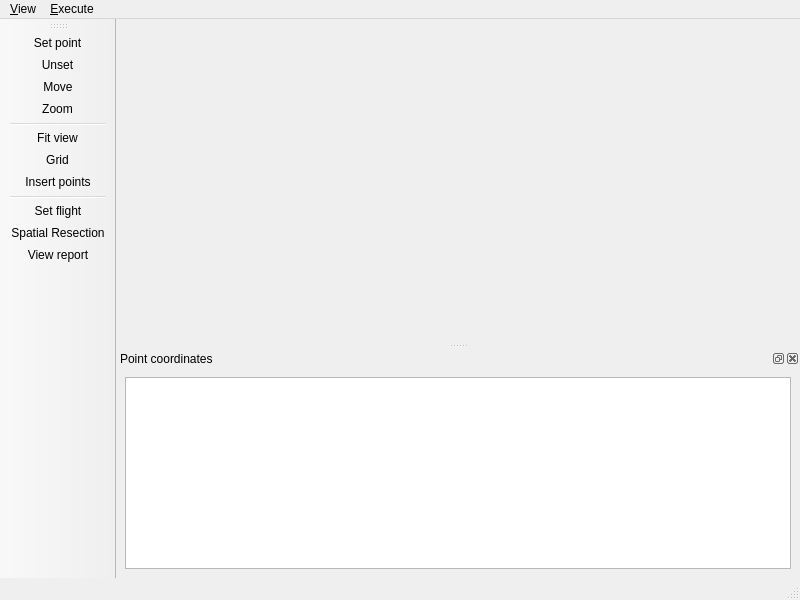
<?xml version="1.0" encoding="UTF-8"?>
<ui version="4.0">
 <class>SRMainWindow</class>
 <widget class="QMainWindow" name="SRMainWindow">
  <property name="geometry">
   <rect>
    <x>0</x>
    <y>0</y>
    <width>800</width>
    <height>600</height>
   </rect>
  </property>
  <property name="windowTitle">
   <string>Spatial Resection</string>
  </property>
  <property name="windowIcon">
   <iconset resource="../resource/resource.qrc">
    <normaloff>:/icon/WindowIcon.png</normaloff>:/icon/WindowIcon.png</iconset>
  </property>
  <widget class="QWidget" name="centralwidget"/>
  <widget class="QMenuBar" name="menubar">
   <property name="geometry">
    <rect>
     <x>0</x>
     <y>0</y>
     <width>800</width>
     <height>25</height>
    </rect>
   </property>
   <widget class="QMenu" name="menu_View">
    <property name="title">
     <string>&amp;View</string>
    </property>
    <addaction name="actionSet"/>
    <addaction name="actionMove"/>
    <addaction name="actionZoom"/>
    <addaction name="separator"/>
    <addaction name="actionFit"/>
    <addaction name="actionInsert_Points"/>
   </widget>
   <widget class="QMenu" name="menu_Execute">
    <property name="title">
     <string>&amp;Execute</string>
    </property>
    <addaction name="actionFlight"/>
    <addaction name="actionSpatialRessection"/>
    <addaction name="actionTable"/>
   </widget>
   <addaction name="menu_View"/>
   <addaction name="menu_Execute"/>
  </widget>
  <widget class="QStatusBar" name="statusbar"/>
  <widget class="QDockWidget" name="dockWidget">
   <property name="windowTitle">
    <string>Point coordinates</string>
   </property>
   <attribute name="dockWidgetArea">
    <number>8</number>
   </attribute>
   <widget class="QWidget" name="dockWidgetContents">
    <layout class="QGridLayout" name="gridLayout">
     <item row="0" column="0">
      <widget class="QTableView" name="table1"/>
     </item>
    </layout>
   </widget>
  </widget>
  <widget class="QToolBar" name="toolBar">
   <property name="windowTitle">
    <string>toolBar</string>
   </property>
   <attribute name="toolBarArea">
    <enum>LeftToolBarArea</enum>
   </attribute>
   <attribute name="toolBarBreak">
    <bool>false</bool>
   </attribute>
   <addaction name="actionSet"/>
   <addaction name="actionUnset"/>
   <addaction name="actionMove"/>
   <addaction name="actionZoom"/>
   <addaction name="separator"/>
   <addaction name="actionFit"/>
   <addaction name="actionGrid"/>
   <addaction name="actionInsert_Points"/>
   <addaction name="separator"/>
   <addaction name="actionFlight"/>
   <addaction name="actionSpatialRessection"/>
   <addaction name="actionTable"/>
  </widget>
  <action name="actionZoom">
   <property name="icon">
    <iconset resource="../resource/resource.qrc">
     <normaloff>:/icon/find.png</normaloff>:/icon/find.png</iconset>
   </property>
   <property name="text">
    <string>&amp;Zoom</string>
   </property>
   <property name="toolTip">
    <string>&lt;!DOCTYPE HTML PUBLIC &quot;-//W3C//DTD HTML 4.0//EN&quot; &quot;http://www.w3.org/TR/REC-html40/strict.dtd&quot;&gt;
&lt;html&gt;&lt;head&gt;&lt;meta name=&quot;qrichtext&quot; content=&quot;1&quot; /&gt;&lt;style type=&quot;text/css&quot;&gt;
p, li { white-space: pre-wrap; }
&lt;/style&gt;&lt;/head&gt;&lt;body style=&quot; font-family:'Sans'; font-size:10pt; font-weight:400; font-style:normal;&quot;&gt;
&lt;p style=&quot; margin-top:0px; margin-bottom:0px; margin-left:0px; margin-right:0px; -qt-block-indent:0; text-indent:0px;&quot;&gt;&lt;span style=&quot; color:#000000;&quot;&gt;Zoom&lt;/span&gt;&lt;/p&gt;&lt;/body&gt;&lt;/html&gt;</string>
   </property>
   <property name="shortcut">
    <string>Ctrl+Z</string>
   </property>
  </action>
  <action name="actionMove">
   <property name="icon">
    <iconset resource="../resource/resource.qrc">
     <normaloff>:/icon/move.png</normaloff>:/icon/move.png</iconset>
   </property>
   <property name="text">
    <string>&amp;Move</string>
   </property>
   <property name="toolTip">
    <string>&lt;!DOCTYPE HTML PUBLIC &quot;-//W3C//DTD HTML 4.0//EN&quot; &quot;http://www.w3.org/TR/REC-html40/strict.dtd&quot;&gt;
&lt;html&gt;&lt;head&gt;&lt;meta name=&quot;qrichtext&quot; content=&quot;1&quot; /&gt;&lt;style type=&quot;text/css&quot;&gt;
p, li { white-space: pre-wrap; }
&lt;/style&gt;&lt;/head&gt;&lt;body style=&quot; font-family:'Sans'; font-size:10pt; font-weight:400; font-style:normal;&quot;&gt;
&lt;p style=&quot; margin-top:0px; margin-bottom:0px; margin-left:0px; margin-right:0px; -qt-block-indent:0; text-indent:0px;&quot;&gt;&lt;span style=&quot; color:#000000;&quot;&gt;Move&lt;/span&gt;&lt;/p&gt;&lt;/body&gt;&lt;/html&gt;</string>
   </property>
   <property name="shortcut">
    <string>Ctrl+M</string>
   </property>
  </action>
  <action name="actionFit">
   <property name="icon">
    <iconset resource="../resource/resource.qrc">
     <normaloff>:/icon/fit.png</normaloff>:/icon/fit.png</iconset>
   </property>
   <property name="text">
    <string>Fit &amp;view</string>
   </property>
   <property name="toolTip">
    <string>&lt;!DOCTYPE HTML PUBLIC &quot;-//W3C//DTD HTML 4.0//EN&quot; &quot;http://www.w3.org/TR/REC-html40/strict.dtd&quot;&gt;
&lt;html&gt;&lt;head&gt;&lt;meta name=&quot;qrichtext&quot; content=&quot;1&quot; /&gt;&lt;style type=&quot;text/css&quot;&gt;
p, li { white-space: pre-wrap; }
&lt;/style&gt;&lt;/head&gt;&lt;body style=&quot; font-family:'Sans'; font-size:10pt; font-weight:400; font-style:normal;&quot;&gt;
&lt;p style=&quot; margin-top:0px; margin-bottom:0px; margin-left:0px; margin-right:0px; -qt-block-indent:0; text-indent:0px;&quot;&gt;&lt;span style=&quot; color:#000000;&quot;&gt;Fit view&lt;/span&gt;&lt;/p&gt;&lt;/body&gt;&lt;/html&gt;</string>
   </property>
   <property name="shortcut">
    <string>Ctrl+V</string>
   </property>
  </action>
  <action name="actionSet">
   <property name="icon">
    <iconset>
     <normaloff>:/icon/mark.png</normaloff>:/icon/mark.png</iconset>
   </property>
   <property name="text">
    <string>&amp;Set point</string>
   </property>
   <property name="toolTip">
    <string>&lt;!DOCTYPE HTML PUBLIC &quot;-//W3C//DTD HTML 4.0//EN&quot; &quot;http://www.w3.org/TR/REC-html40/strict.dtd&quot;&gt;
&lt;html&gt;&lt;head&gt;&lt;meta name=&quot;qrichtext&quot; content=&quot;1&quot; /&gt;&lt;style type=&quot;text/css&quot;&gt;
p, li { white-space: pre-wrap; }
&lt;/style&gt;&lt;/head&gt;&lt;body style=&quot; font-family:'Sans'; font-size:10pt; font-weight:400; font-style:normal;&quot;&gt;
&lt;p style=&quot; margin-top:0px; margin-bottom:0px; margin-left:0px; margin-right:0px; -qt-block-indent:0; text-indent:0px;&quot;&gt;&lt;span style=&quot; color:#000000;&quot;&gt;Set point&lt;/span&gt;&lt;/p&gt;&lt;/body&gt;&lt;/html&gt;</string>
   </property>
   <property name="shortcut">
    <string>Ctrl+S</string>
   </property>
  </action>
  <action name="actionUnset">
   <property name="icon">
    <iconset resource="../resource/resource.qrc">
     <normaloff>:/icon/unmark.png</normaloff>:/icon/unmark.png</iconset>
   </property>
   <property name="text">
    <string>Unset</string>
   </property>
   <property name="toolTip">
    <string>Unset Point</string>
   </property>
   <property name="visible">
    <bool>false</bool>
   </property>
  </action>
  <action name="actionGrid">
   <property name="icon">
    <iconset resource="../resource/resource.qrc">
     <normaloff>:/icon/grid.png</normaloff>:/icon/grid.png</iconset>
   </property>
   <property name="text">
    <string>Grid</string>
   </property>
   <property name="toolTip">
    <string>Activate Grid</string>
   </property>
   <property name="visible">
    <bool>false</bool>
   </property>
  </action>
  <action name="actionSpatialRessection">
   <property name="icon">
    <iconset resource="../resource/resource.qrc">
     <normaloff>:/icon/exterior.png</normaloff>:/icon/exterior.png</iconset>
   </property>
   <property name="text">
    <string>Exterior &amp;orientation</string>
   </property>
   <property name="iconText">
    <string>Spatial Resection</string>
   </property>
   <property name="toolTip">
    <string>&lt;!DOCTYPE HTML PUBLIC &quot;-//W3C//DTD HTML 4.0//EN&quot; &quot;http://www.w3.org/TR/REC-html40/strict.dtd&quot;&gt;
&lt;html&gt;&lt;head&gt;&lt;meta name=&quot;qrichtext&quot; content=&quot;1&quot; /&gt;&lt;style type=&quot;text/css&quot;&gt;
p, li { white-space: pre-wrap; }
&lt;/style&gt;&lt;/head&gt;&lt;body style=&quot; font-family:'Sans'; font-size:10pt; font-weight:400; font-style:normal;&quot;&gt;
&lt;p style=&quot; margin-top:0px; margin-bottom:0px; margin-left:0px; margin-right:0px; -qt-block-indent:0; text-indent:0px;&quot;&gt;&lt;span style=&quot; color:#000000;&quot;&gt;Exterior orientation&lt;/span&gt;&lt;/p&gt;&lt;/body&gt;&lt;/html&gt;</string>
   </property>
   <property name="shortcut">
    <string>Ctrl+O</string>
   </property>
  </action>
  <action name="actionFlight">
   <property name="icon">
    <iconset resource="../resource/resource.qrc">
     <normaloff>:/icon/fd.png</normaloff>:/icon/fd.png</iconset>
   </property>
   <property name="text">
    <string>Set &amp;flight</string>
   </property>
   <property name="toolTip">
    <string>&lt;!DOCTYPE HTML PUBLIC &quot;-//W3C//DTD HTML 4.0//EN&quot; &quot;http://www.w3.org/TR/REC-html40/strict.dtd&quot;&gt;
&lt;html&gt;&lt;head&gt;&lt;meta name=&quot;qrichtext&quot; content=&quot;1&quot; /&gt;&lt;style type=&quot;text/css&quot;&gt;
p, li { white-space: pre-wrap; }
&lt;/style&gt;&lt;/head&gt;&lt;body style=&quot; font-family:'Sans'; font-size:10pt; font-weight:400; font-style:normal;&quot;&gt;
&lt;p style=&quot; margin-top:0px; margin-bottom:0px; margin-left:0px; margin-right:0px; -qt-block-indent:0; text-indent:0px;&quot;&gt;&lt;span style=&quot; color:#000000;&quot;&gt;Set flight&lt;/span&gt;&lt;/p&gt;&lt;/body&gt;&lt;/html&gt;</string>
   </property>
   <property name="shortcut">
    <string>Ctrl+F</string>
   </property>
  </action>
  <action name="actionTable">
   <property name="icon">
    <iconset resource="../resource/resource.qrc">
     <normaloff>:/icon/table.png</normaloff>:/icon/table.png</iconset>
   </property>
   <property name="text">
    <string>View &amp;report</string>
   </property>
   <property name="toolTip">
    <string>&lt;!DOCTYPE HTML PUBLIC &quot;-//W3C//DTD HTML 4.0//EN&quot; &quot;http://www.w3.org/TR/REC-html40/strict.dtd&quot;&gt;
&lt;html&gt;&lt;head&gt;&lt;meta name=&quot;qrichtext&quot; content=&quot;1&quot; /&gt;&lt;style type=&quot;text/css&quot;&gt;
p, li { white-space: pre-wrap; }
&lt;/style&gt;&lt;/head&gt;&lt;body style=&quot; font-family:'Sans'; font-size:10pt; font-weight:400; font-style:normal;&quot;&gt;
&lt;p style=&quot; margin-top:0px; margin-bottom:0px; margin-left:0px; margin-right:0px; -qt-block-indent:0; text-indent:0px;&quot;&gt;&lt;span style=&quot; color:#000000;&quot;&gt;View report&lt;/span&gt;&lt;/p&gt;&lt;/body&gt;&lt;/html&gt;</string>
   </property>
   <property name="shortcut">
    <string>Ctrl+R</string>
   </property>
  </action>
  <action name="actionInsert_Points">
   <property name="icon">
    <iconset resource="../resource/resource.qrc">
     <normaloff>:/icon/export.png</normaloff>:/icon/export.png</iconset>
   </property>
   <property name="text">
    <string>&amp;Insert points</string>
   </property>
   <property name="toolTip">
    <string>&lt;!DOCTYPE HTML PUBLIC &quot;-//W3C//DTD HTML 4.0//EN&quot; &quot;http://www.w3.org/TR/REC-html40/strict.dtd&quot;&gt;
&lt;html&gt;&lt;head&gt;&lt;meta name=&quot;qrichtext&quot; content=&quot;1&quot; /&gt;&lt;style type=&quot;text/css&quot;&gt;
p, li { white-space: pre-wrap; }
&lt;/style&gt;&lt;/head&gt;&lt;body style=&quot; font-family:'Sans'; font-size:10pt; font-weight:400; font-style:normal;&quot;&gt;
&lt;p style=&quot; margin-top:0px; margin-bottom:0px; margin-left:0px; margin-right:0px; -qt-block-indent:0; text-indent:0px;&quot;&gt;&lt;span style=&quot; color:#000000;&quot;&gt;Insert points&lt;/span&gt;&lt;/p&gt;&lt;/body&gt;&lt;/html&gt;</string>
   </property>
   <property name="shortcut">
    <string>Ctrl+I</string>
   </property>
  </action>
 </widget>
 <resources>
  <include location="../resource/resource.qrc"/>
 </resources>
 <connections/>
</ui>
